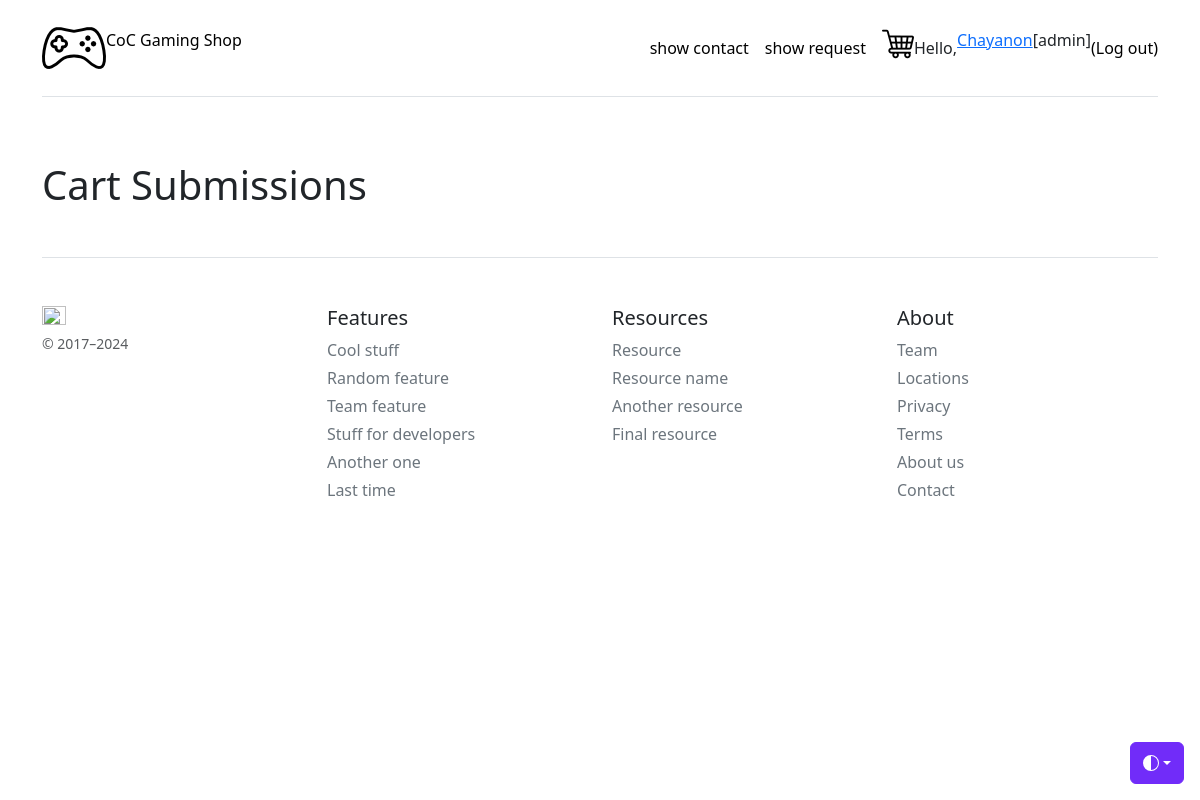
The page /admin-carts/ (signed in) on the database as committed earlier.
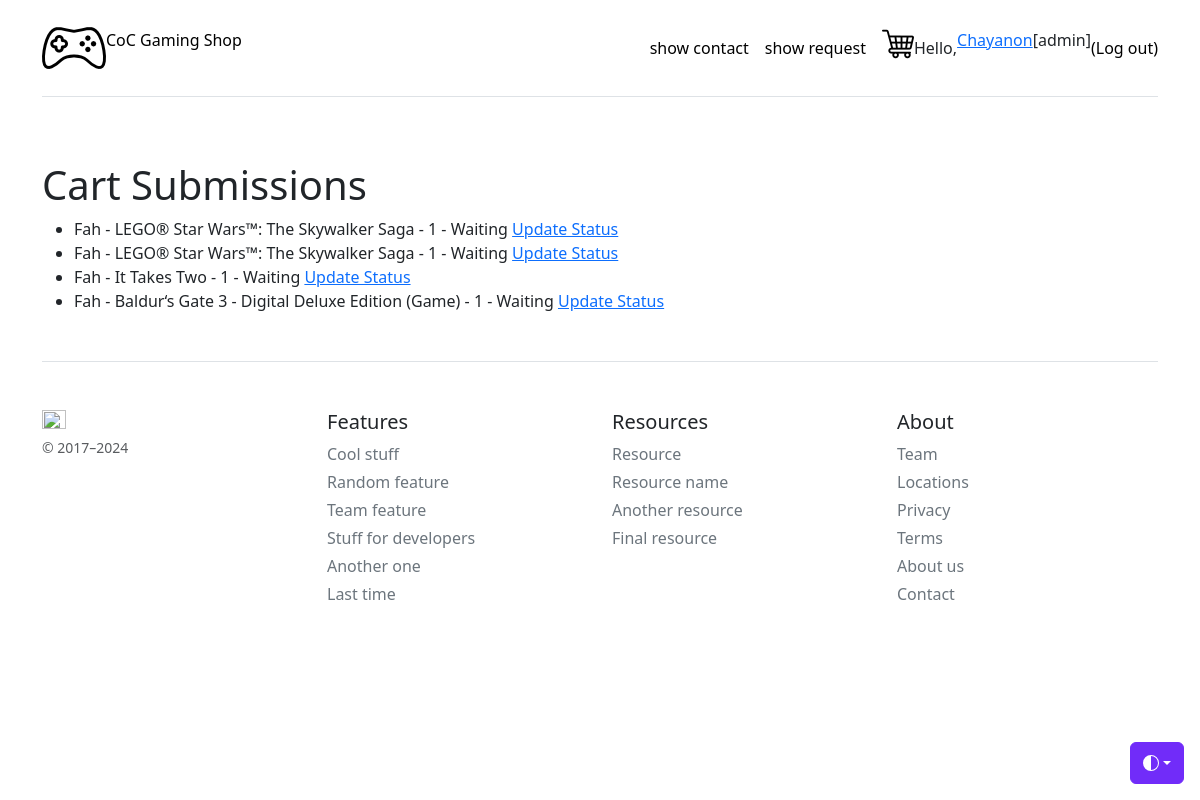
The same page on the database as committed later.
### myapp/models.py (models this page shows, shortened)
class Profile(models.Model):
    user = models.OneToOneField(User, on_delete=models.CASCADE)
    usertype = models.CharField (max_length=100, default='member')
    point = models.IntegerField(default=0)

class Cart(models.Model):
    user = models.ForeignKey(User, on_delete=models.CASCADE)
    product = models.ForeignKey(Product, on_delete=models.CASCADE)
    quantity = models.IntegerField(default=1)
    submitted = models.BooleanField(default=False)
    status = models.CharField(max_length=100, default='Waiting', choices=(
        ('Waiting', 'Waiting'),
        ('Approved', 'Approved'),
        ('Denied', 'Denied')
    ))

class Product(models.Model):
    title = models.CharField(max_length=200)
    description = models.TextField(null=True, blank=True)
    price = models.DecimalField(max_digits=10, decimal_places=2, null=True, blank=True)
    quantity = models.IntegerField(default=0,null=True, blank=True)
    instock = models.BooleanField(default=True)
    image = models.ImageField(upload_to='product_images/', null=True, blank=True)

### myapp/views.py (the view)
# urls.py: path('admin-carts/', admin_cart_review, name='admin-cart-review'),
def admin_cart_review(request):
    if not request.user.is_staff:
        return redirect('home-page')  # Redirect non-admins to home page
    carts = Cart.objects.filter(submitted=True)
    return render(request, 'myapp/admin_cart_review.html', {'carts': carts})

### myapp/template/myapp/admin_cart_review.html
{% extends 'myapp/base.html' %}
{% block content %}
<h1>Cart Submissions</h1>
<ul>
  {% for cart in carts %}
  <li>{{ cart.user.username }} - {{ cart.product.title }} - {{ cart.quantity }} - {{ cart.status }}
      <a href="{% url 'update-cart-status' cart.id %}">Update Status</a>
  </li>
  {% endfor %}
</ul>
{% endblock %}

### myapp/template/myapp/base.html (shortened to what this page needs)
{% load static %}
<!doctype html>
<html lang="en" data-bs-theme="auto">
  <head><script src="/docs/5.3/assets/js/color-modes.js"></script>
    <link rel="stylesheet" href="https://cdn.jsdelivr.net/npm/@docsearch/css@3">
<link href="https://getbootstrap.com/docs/5.3/dist/css/bootstrap.min.css" rel="stylesheet">
    <link href="https://getbootstrap.com/docs/5.3/examples/pricing/pricing.css" rel="stylesheet">
  </head>
  <body>
    <div class="dropdown position-fixed bottom-0 end-0 mb-3 me-3 bd-mode-toggle">
      <button class="btn btn-bd-primary py-2 dropdown-toggle d-flex align-items-center"
              id="bd-theme"
              type="button"
              aria-expanded="false"
              data-bs-toggle="dropdown"
              aria-label="Toggle theme (auto)">
        <svg class="bi my-1 theme-icon-active" width="1em" height="1em"><use href="#circle-half"></use></svg>
      </button>
    </div>
<div class="container py-3">
  <header>
    <div class="d-flex flex-column flex-md-row align-items-center pb-3 mb-4 border-bottom">
      <a href="/" class="d-flex align-items-center link-body-emphasis text-decoration-none">
        <img src="{% static 'image/console.png' %}" alt="logo image">
        <p>CoC Gaming Shop</p>
      </a>
      <nav class="d-inline-flex mt-2 mt-md-0 ms-md-auto">
        {% if user.profile.usertype == 'admin' %}
          <a class="me-3 py-2 link-body-emphasis text-decoration-none" href="{% url 'showcontact-page' %}">show contact</a>
          <a class="me-3 py-2 link-body-emphasis text-decoration-none" href="{% url 'admin-cart-review' %}">show request</a>
        {% endif %}
        {% if user.is_authenticated %}
          <a href="{% url 'cart-review' %}" title="View Cart">
            <img src="{% static 'image/cart-icon.png' %}" alt="Cart">
          </a>
          <a class="py-2 text-dark text-decoration-none" href="#">
            Hello, <a href="{% url 'profile-page'%}">{{user.first_name}}</a>
            [{{user.profile.usertype}}]
          </a>
          <a class="py-2 link-body-emphasis text-decoration-none" href="{% url 'logout' %}">(Log out)</a>
        {% else %}
          <a class="py-2 link-body-emphasis text-decoration-none" href="{% url 'login' %}">Log in</a>
        {% endif %}
      </nav>
    </div>
    <div class="pricing-header p-3 pb-md-4 mx-auto text-center">
    </div>
  </header>
  <main>
    {% block content %}
    {% endblock content %}
  </main>
  <footer class="pt-4 my-md-5 pt-md-5 border-top">
    <div class="row">
      <div class="col-12 col-md">
        <img class="mb-2" src="https://getbootstrap.com/docs/5.3/assets/brand/bootstrap-logo.svg" alt="" width="24" height="19">
        <small class="d-block mb-3 text-body-secondary">&copy; 2017–2024</small>
      </div>
      <div class="col-6 col-md">
        <h5>Features</h5>
        <ul class="list-unstyled text-small">
          <li class="mb-1"><a class="link-secondary text-decoration-none" href="#">Cool stuff</a></li>
          <li class="mb-1"><a class="link-secondary text-decoration-none" href="#">Random feature</a></li>
          <li class="mb-1"><a class="link-secondary text-decoration-none" href="#">Team feature</a></li>
          <li class="mb-1"><a class="link-secondary text-decoration-none" href="#">Stuff for developers</a></li>
          <li class="mb-1"><a class="link-secondary text-decoration-none" href="#">Another one</a></li>
          <li class="mb-1"><a class="link-secondary text-decoration-none" href="#">Last time</a></li>
        </ul>
      </div>
      <div class="col-6 col-md">
        <h5>Resources</h5>
        <ul class="list-unstyled text-small">
          <li class="mb-1"><a class="link-secondary text-decoration-none" href="#">Resource</a></li>
          <li class="mb-1"><a class="link-secondary text-decoration-none" href="#">Resource name</a></li>
          <li class="mb-1"><a class="link-secondary text-decoration-none" href="#">Another resource</a></li>
          <li class="mb-1"><a class="link-secondary text-decoration-none" href="#">Final resource</a></li>
        </ul>
      </div>
      <div class="col-6 col-md">
        <h5>About</h5>
        <ul class="list-unstyled text-small">
          <li class="mb-1"><a class="link-secondary text-decoration-none" href="#">Team</a></li>
          <li class="mb-1"><a class="link-secondary text-decoration-none" href="#">Locations</a></li>
          <li class="mb-1"><a class="link-secondary text-decoration-none" href="#">Privacy</a></li>
          <li class="mb-1"><a class="link-secondary text-decoration-none" href="#">Terms</a></li>
          <li class="mb-1"><a class="link-secondary text-decoration-none" href="{% url 'about-page' %}">About us</a></li>
          <li class="mb-1"><a class="link-secondary text-decoration-none" href="{% url 'contact-page' %}">Contact</a></li>
        </ul>
      </div>
    </div>
  </footer>
</div>
    </body>
</html>

### myapp/template/myapp/base.html (style rules this page uses)
.bi { vertical-align: -.125em; fill: currentColor; }
.btn-bd-primary { --bd-violet-bg: #712cf9; --bd-violet-rgb: 112.520718, 44.062154, 249.437846; --bs-btn-font-weight: 600; --bs-btn-color: var(--bs-white); --bs-btn-bg: var(--bd-violet-bg); --bs-btn-border-color: var(--bd-violet-bg); --bs-btn-hover-color: var(--bs-white); --bs-btn-hover-bg: #6528e0; --bs-btn-hover-border-color: #6528e0; --bs-btn-focus-shadow-rgb: var(--bd-violet-rgb); --bs-btn-active-color: var(--bs-btn-hover-color); --bs-btn-active-bg: #5a23c8; --bs-btn-active-border-color: #5a23c8; }
.bd-mode-toggle { z-index: 1500; }

Rows that differ between the two databases and show on the page:
added Cart: user.username "Fah", product "LEGO® Star Wars™: The Skywalker Saga", quantity "1", status "Waiting"
added Cart: user.username "Fah", product "LEGO® Star Wars™: The Skywalker Saga", quantity "1", status "Waiting"
added Cart: user.username "Fah", product "It Takes Two", quantity "1", status "Waiting"
added Cart: user.username "Fah", product "Baldur‘s Gate 3 - Digital Deluxe Edition (Game)", quantity "1", status "Waiting"
